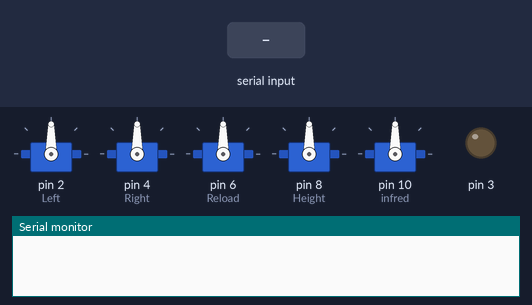
A sketch run on a simulated Arduino Uno, built with avr-gcc and run on an emulated ATmega328P. Shown: 5 × servo, output pins drawn as LEDs (lit = HIGH), the last lines printed to the serial monitor. The inputs (shaded band) are chosen by the test bench.

Above: at 1.2 s.
1.3 s: "f" received over Serial
At 1.8 s:
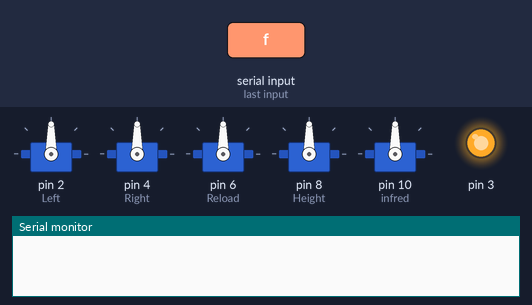
4.3 s: "l" received over Serial
At 5.5 s:
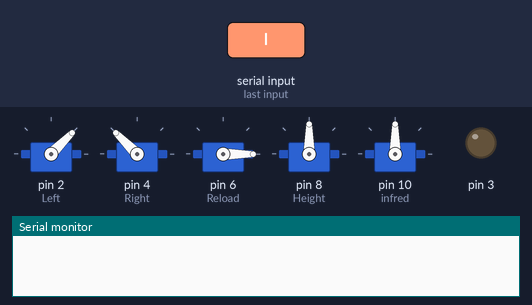
6.0 s: "r" received over Serial
At 6.6 s:
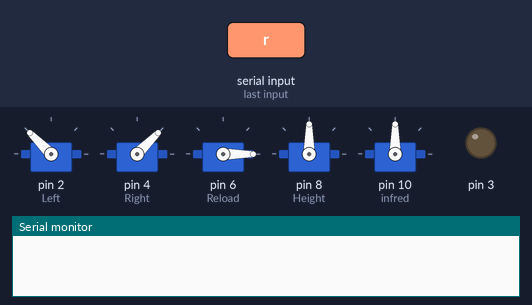
7.5 s: "u" received over Serial
At 7.8 s:
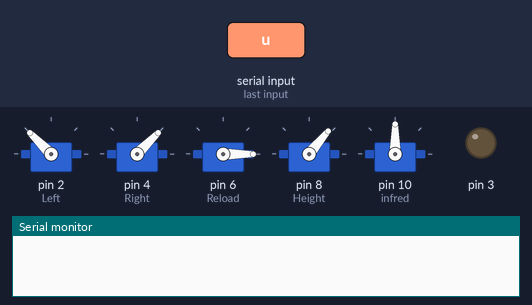
9.0 s: "g" received over Serial
At 10.1 s:
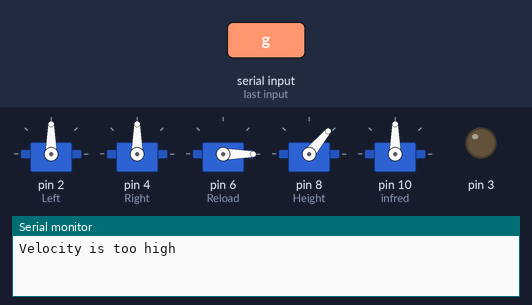
10.5 s: "l" received over Serial
At 11.3 s:
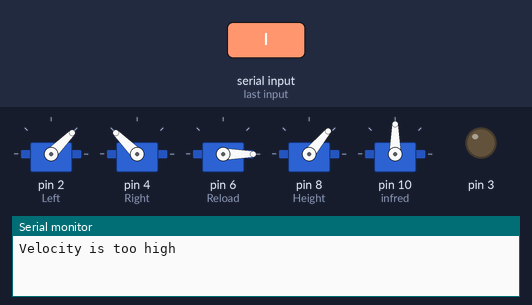
Timing chart, 0 to 13.0 s (numbered marks = the images above; inputs shaded):
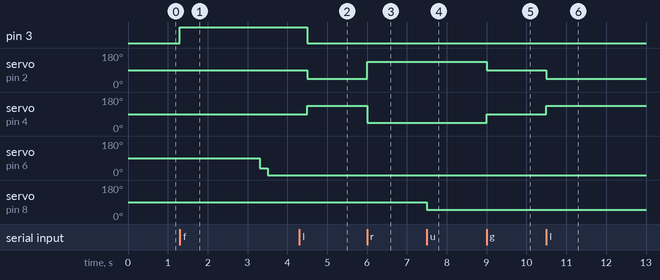

Measured:
- after the input at 1.3 s, pin 3: LOW → HIGH at once; servo on pin 6 (Reload): 90° → 35° after 2.0 s, → 0° 0.20 s later
- after the input at 4.3 s, servo on pin 2 (Left): 90° → 45° after 0.20 s; servo on pin 4 (Right): 90° → 135° after 0.20 s
- after the input at 6.0 s, servo on pin 2 (Left): 45° → 135° at once; servo on pin 4 (Right): 135° → 45° at once
- after the input at 7.5 s, servo on pin 8 (Height): 90° → 50° at once
- after the input at 9.0 s, servo on pin 2 (Left): 135° → 90° at once; servo on pin 4 (Right): 45° → 90° at once
- after the input at 10.5 s, servo on pin 2 (Left): 90° → 45° at once; servo on pin 4 (Right): 90° → 135° at once

The sketch:

PETRAIN_arduino.ino
```cpp
#include <Servo.h>
#include <SoftwareSerial.h>

Servo Left;     //좌측 주행용 서보모터 설정
Servo Right;    //우측 주행용 서보모터 설정
Servo Reload;   //발사 재장전용 서보모터 설정
Servo Height;   //발사각 설정용 서보모터 설정
Servo Feed;     //사료 지급 기능 수행용 서보모터 설정

int infred = 10;
int launch_angle = 45;
char in_data, input;
void move_front(int velocity);
void move_stop();
void move_left();
void move_right();
void launch();
void launch_height(int angle);
void give_feed();

void setup() {
              Serial.begin(9600);
              pinMode(3, OUTPUT);           //발사용 DC모터 3번 핀에 연결
              Left.attach(2);               //좌측 주행용 서보모터 2번 핀에 연결
              Right.attach(4);              //우측 주행용 서보모터 4번 핀에 연결
              Reload.attach(6);             //발사 재장전용 서보모터 6번 핀에 연결
              Height.attach(8);             //발사각 설정용 서보모터 8번 핀에 연결
              Feed.attach(10);              //사료 지급 기능 수행용 서보모터 10번 핀에 연결
              pinMode(infred, INPUT);       //공 재장전 인식용 적외선 센서 10번 핀에 input으로 연결
             }

void loop() {
              if(Serial.available()){
                in_data = Serial.read();

                switch(in_data){
                  case 'g':                 //앞으로 주행하는 동작
                    input = Serial.read();  //회전속도를 입력받아 앞/뒤로 주행, 0=역주행, 180=정주행, 90=정지
                    move_front(input);
                    break;

                  case 's':       //정지하는 동작
                    move_stop();
                    break;

                  case 'l':       //좌측으로 회전하는 동작
                    move_left();
                    break;

                  case 'r':       //우측으로 회전하는 동작
                    move_right();
                    break;

                  case 'u':       //발사각도 상향 수정하는 동작, 5도씩 상승
                    launch_height(5);
                    break;

                  case 'd':       //발사각도 하향 수정하는 동작, 5도씩 하락
                    launch_height(-5);
                    break;

                  case 'f':       //공 발사하는 동작
                    launch();
                    break;
                }

                if(infred == 0){  //장전 부분의 적외선 센서가 감지되는 경우 작동
                 delay(1000);
                 give_feed();
                }
              }

}

void move_front(int velocity){
  if(velocity>180){
    Serial.print("Velocity is too high");
    velocity = 90;
  }
  if(velocity<0){
    Serial.print("Velocity is too high");
    velocity = 90;
  }
  Left.write(velocity);
  Right.write(velocity);
}

void move_stop(){
  Left.write(90);
  Right.write(90);
}

void move_left(){
  Left.write(45);
  Right.write(135);
}

void move_right(){
  Left.write(135);
  Right.write(45);
}

void launch(){
  digitalWrite(3, HIGH);    //DC모터 동작, 이후 최고속도에 도달할때까지 대기
  delay(2000);
  Reload.write(35);         //장전되어 있는 공을 막고 있는 서보모터 각도 조절
  delay(200);
  Reload.write(0);          //장전용 서보모터 원위치
  delay(1000);
  digitalWrite(3, LOW);
}

void launch_height(int angle){
  launch_angle += angle;
  if(launch_angle <= 15){   //최저 각도 15도
    launch_angle = 15;
  }
  if(launch_angle >= 75){   //최고 각도 75도
    launch_angle = 75;
  }
  Height.write(launch_angle);
}

void give_feed(){
  int pos_feed = 90;    //사료 지급용 서보모터 회전
  Feed.write(pos_feed);
  delay(200);
  pos_feed = 00;        //사료 지급용 서보모터 재위치
  Feed.write(pos_feed);
}
```
